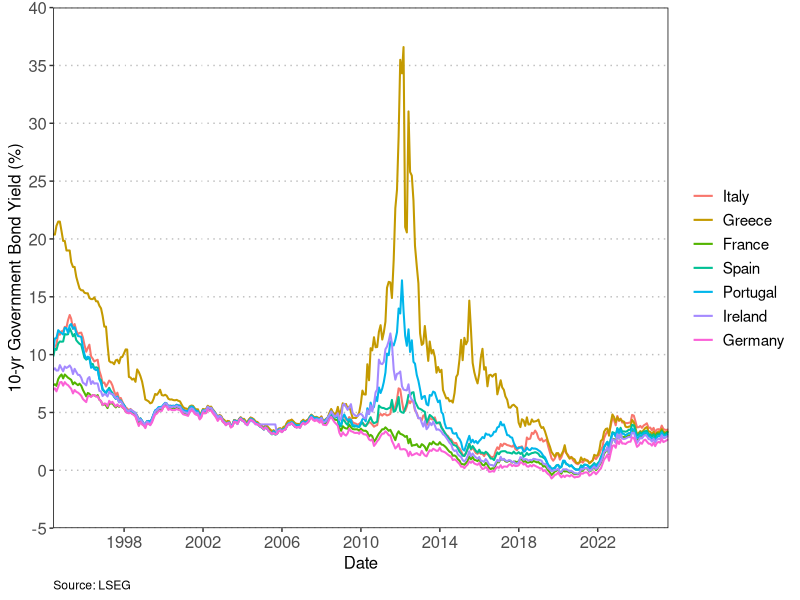

Write the R code that produced this figure.
## ---- chunk 1
library(tidyverse)

euro_yields <- read_csv("Euro_Govt_Yields.csv", col_types = cols("Code" = col_date(format = "%d/%m/%Y")))

euro_yields1 <- euro_yields %>%
  pivot_longer(cols = c("TRGR10T", "TRIT10T", "TRBD10T", "TRES10T", "TRIE10T", "TRFR10T", "TRPT10T"),
               names_to = "country", values_to = "yield")

euro_yields1 <- euro_yields1 %>%
  rename(date = Code) %>%
  mutate(country = case_when(country == "TRGR10T" ~ "Greece",
                             country == "TRIT10T"~ "Italy",
                             country == "TRBD10T" ~ "Germany",
                             country == "TRES10T" ~ "Spain", 
                             country == "TRIE10T" ~ "Ireland",
                             country == "TRFR10T" ~ "France",
                             country == "TRPT10T" ~ "Portugal"))

euro_yields1 %>%
  mutate(country = fct_reorder2(country, date, yield)) %>%
  ggplot(aes(x = date, y = yield, group = country, color = country)) +
  geom_line(linewidth = 0.7) +
  labs(x = "Date", y = "10-yr Government Bond Yield (%)") +
  theme(axis.title.x = element_text(size=12),
        axis.title.y = element_text(size=12),
        axis.text = element_text(size=12),
        panel.background = element_blank(),
        panel.border = element_rect(colour = "black", fill = NA, linewidth = 0.5),
        panel.grid.major.y = element_line(colour = "grey", linewidth = 0.5, linetype = "dotted"),
        text = element_text(family ="sans"),
        legend.title = element_blank(),
        legend.text = element_text(size=11)) +
  scale_y_continuous(limits = c(-5, 40), 
                     breaks = seq(-5, 40, 5),
                     expand = expansion(mult = 0)) +
  scale_x_date(expand = expansion(mult = 0), 
               date_breaks = "4 year",
               date_labels = "%Y") +
  labs(caption = "Source: LSEG") +
  theme(plot.caption = element_text(hjust=0))


